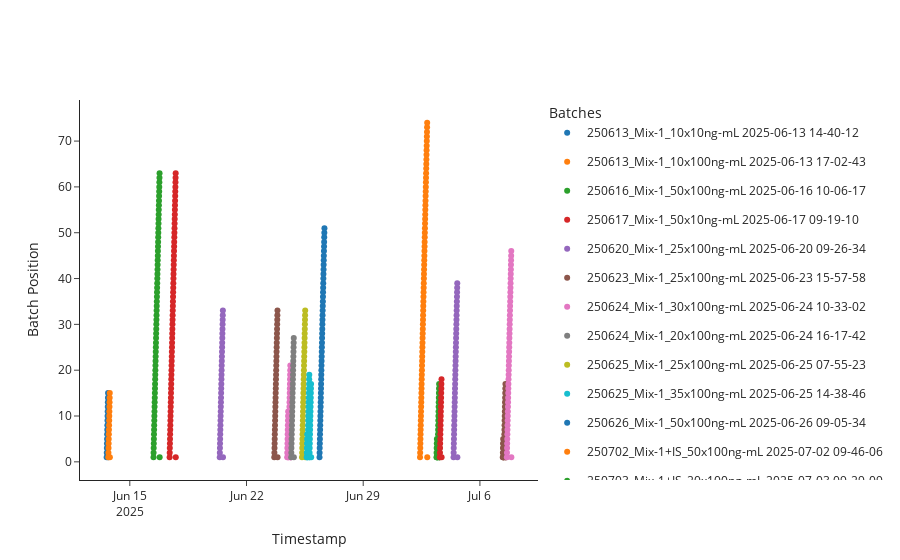

Notebook cell for this chart:
### Code cell
batches = analyses.get_batches()
batch_plot = analyses.plot_batches()
batch_plot.show()
print(batches)
